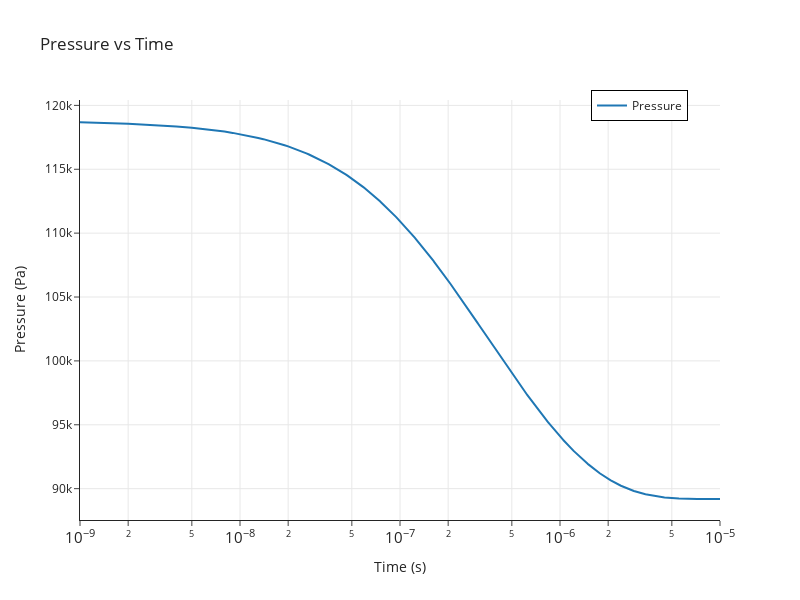

This figure's notebook cell:
### Markdown cell above
### Conclusion
Good agreement with the results published by Casseau. The non-constant difference of T_V to the default hy2foam configuration potentially stems from the fact that hy2foam keeps the pressure constant at 1atm while in my setup pressure varies between 1.2 and 0.9 atm while the density is kept constant. The discontinuity of T_V at 7x10^-7 originates from a discontinuity in the enthalpy fits provided by Gnoffo.

### Code cell
from plotly import graph_objects as go

fig = go.Figure()
fig.add_trace(go.Scatter(x=t, y=p[:, 0], mode="lines", name="Pressure"))
fig.update_xaxes(type="log", exponentformat="power", showexponent="all", showgrid=True)
fig.update_yaxes(showgrid=True)
fig.update_layout(
    template="simple_white",
    title="Pressure vs Time",
    xaxis_title="Time (s)",
    yaxis_title="Pressure (Pa)",
    legend=dict(
        x=0.95,
        y=0.95,
        xanchor="right",
        yanchor="bottom",
        borderwidth=1,
        bordercolor="black",
    ),
    showlegend=True,
    width=800,
    height=600,
)
fig.show()

### Figure 1 — Plotly figure (JSON) as saved in the notebook; plotly's stock layout.template omitted (floating-point values rounded to 4 significant figures; data arrays with more than 128 entries replaced by an {"elided": "..."} marker saying what was removed)
{"data": [{"mode": "lines", "name": "Pressure", "type": "scatter", "x": {"elided": "10001 float values"}, "y": {"elided": "10001 float values"}}], "layout": {"height": 600, "legend": {"bordercolor": "black", "borderwidth": 1, "x": 0.95, "xanchor": "right", "y": 0.95, "yanchor": "bottom"}, "showlegend": true, "title": {"text": "Pressure vs Time"}, "width": 800, "xaxis": {"exponentformat": "power", "showexponent": "all", "showgrid": true, "title": {"text": "Time (s)"}, "type": "log"}, "yaxis": {"showgrid": true, "title": {"text": "Pressure (Pa)"}}}}
